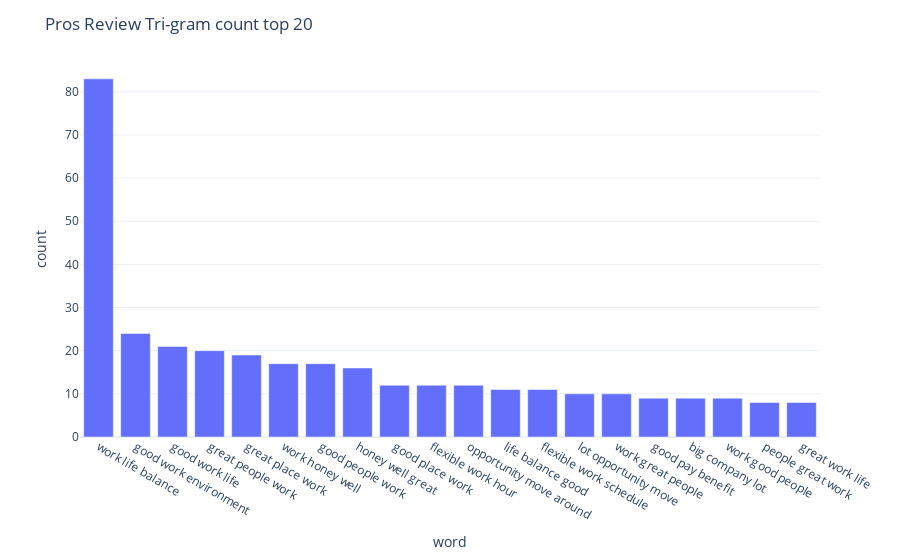
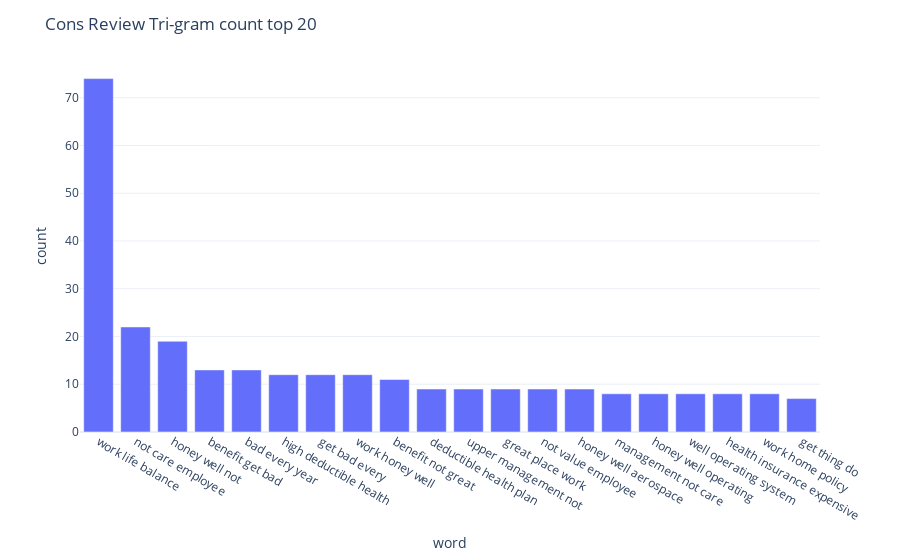

Notebook cell for these charts, in order:
### Code cell
def bar_plot_toptrigrams(trigrams, reviewtype = 'Pros'):
    common_words = trigrams[:20]
    df1 = pd.DataFrame(common_words, columns = ['word' , 'count'])
    fig = px.bar(df1, x='word', y='count')
    fig.update_layout(title_text= '{0} Review Tri-gram count top 20'.format(reviewtype), template="plotly_white")
    fig.show()

bar_plot_toptrigrams(dict_trigrams_pros)
bar_plot_toptrigrams(dict_trigrams_cons,'Cons')

### Figure 1 — Plotly figure (JSON) as saved in the notebook; plotly's stock layout.template omitted (floating-point values rounded to 4 significant figures)
{"data": [{"alignmentgroup": "True", "hovertemplate": "word=%{x}<br>count=%{y}<extra></extra>", "legendgroup": "", "marker": {"color": "#636efa", "pattern": {"shape": ""}}, "name": "", "offsetgroup": "", "orientation": "v", "showlegend": false, "textposition": "auto", "type": "bar", "x": ["work life balance", "good work environment", "good work life", "great people work", "great place work", "work honey well", "good people work", "honey well great", "good place work", "flexible work hour", "opportunity move around", "life balance good", "flexible work schedule", "lot opportunity move", "work great people", "good pay benefit", "big company lot", "work good people", "people great work", "great work life"], "xaxis": "x", "y": [83, 24, 21, 20, 19, 17, 17, 16, 12, 12, 12, 11, 11, 10, 10, 9, 9, 9, 8, 8], "yaxis": "y"}], "layout": {"barmode": "relative", "legend": {"tracegroupgap": 0}, "margin": {"t": 60}, "title": {"text": "Pros Review Tri-gram count top 20"}, "xaxis": {"anchor": "y", "domain": [0, 1], "title": {"text": "word"}}, "yaxis": {"anchor": "x", "domain": [0, 1], "title": {"text": "count"}}}}

### Figure 2 — Plotly figure (JSON) as saved in the notebook; plotly's stock layout.template omitted (floating-point values rounded to 4 significant figures)
{"data": [{"alignmentgroup": "True", "hovertemplate": "word=%{x}<br>count=%{y}<extra></extra>", "legendgroup": "", "marker": {"color": "#636efa", "pattern": {"shape": ""}}, "name": "", "offsetgroup": "", "orientation": "v", "showlegend": false, "textposition": "auto", "type": "bar", "x": ["work life balance", "not care employee", "honey well not", "benefit get bad", "bad every year", "high deductible health", "get bad every", "work honey well", "benefit not great", "deductible health plan", "upper management not", "great place work", "not value employee", "honey well aerospace", "management not care", "honey well operating", "well operating system", "health insurance expensive", "work home policy", "get thing do"], "xaxis": "x", "y": [74, 22, 19, 13, 13, 12, 12, 12, 11, 9, 9, 9, 9, 9, 8, 8, 8, 8, 8, 7], "yaxis": "y"}], "layout": {"barmode": "relative", "legend": {"tracegroupgap": 0}, "margin": {"t": 60}, "title": {"text": "Cons Review Tri-gram count top 20"}, "xaxis": {"anchor": "y", "domain": [0, 1], "title": {"text": "word"}}, "yaxis": {"anchor": "x", "domain": [0, 1], "title": {"text": "count"}}}}
